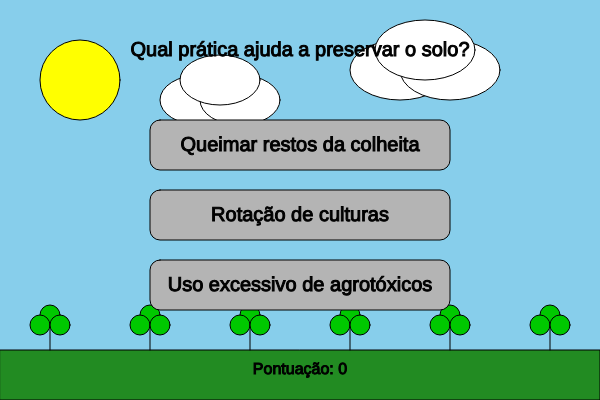
Frame 1 (no input)
Frame 60 (no input): identical to frame 1, image omitted
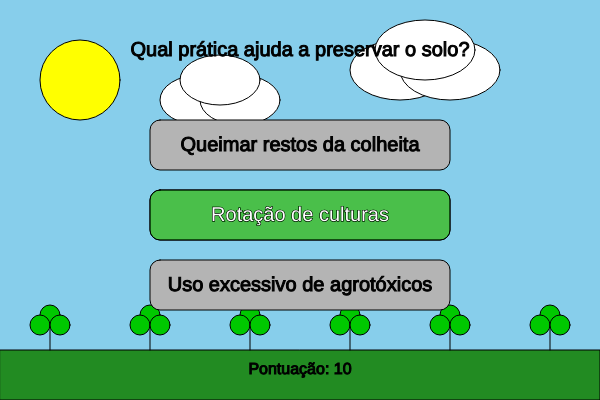
Frame 120 (the mouse pressed at the canvas centre since frame 60)

The p5.js sketch that drew these frames (run headless with seeded random() and noise() and a simulated clock; from frame 60 on, the mouse is pressed at the canvas centre):

// p5.js sketch
// ── sketch.js
let perguntas = [
  {
    questao: "Qual prática ajuda a preservar o solo?",
    opcoes: ["Queimar restos da colheita", "Rotação de culturas", "Uso excessivo de agrotóxicos"],
    resposta: 1
  },
  {
    questao: "Qual fonte de energia é renovável?",
    opcoes: ["Carvão mineral", "Energia solar", "Petróleo"],
    resposta: 1
  },
  {
    questao: "O que significa sustentabilidade no agro?",
    opcoes: ["Produzir sem pensar no futuro", "Equilibrar produção e meio ambiente", "Usar mais agrotóxicos"],
    resposta: 1
  },
  {
    questao: "Qual prática reduz o consumo de água na agricultura?",
    opcoes: ["Irrigação por gotejamento", "Inundar o campo", "Usar água sem controle"],
    resposta: 0
  },
  {
    questao: "Qual destes contribui para a biodiversidade?",
    opcoes: ["Monocultura intensiva", "Agrofloresta", "Uso indiscriminado de pesticidas"],
    resposta: 1
  },
  {
    questao: "Qual é um exemplo de energia limpa usada no campo?",
    opcoes: ["Energia eólica", "Diesel", "Carvão"],
    resposta: 0
  },
  {
    questao: "O que ajuda a reduzir a emissão de gases do efeito estufa?",
    opcoes: ["Plantio de árvores", "Queimadas", "Uso excessivo de fertilizantes químicos"],
    resposta: 0
  }
];

let perguntaAtual = 0;
let score = 0;
let terminou = false;
let feedback = null;
let feedbackTimer = 0;

function setup() {
  createCanvas(600, 400);
  textAlign(CENTER, CENTER);
  textSize(18);
}

function draw() {
  desenharFundo();

  if (terminou) {
    fill(0);
    textSize(24);
    text("Fim do Quiz!", width/2, height/2 - 40);
    text("Pontuação final: " + score, width/2, height/2);
    return;
  }

  let p = perguntas[perguntaAtual];
  textSize(20);
  fill(0);
  text(p.questao, width/2, 50);

  for (let i = 0; i < p.opcoes.length; i++) {
    let x = width/2 - 150;
    let y = 120 + i*70;
    let w = 300;
    let h = 50;

    fill(180);
    rect(x, y, w, h, 10);
    fill(0);
    text(p.opcoes[i], width/2, y + 25);

    if (feedback !== null && feedback.index === i) {
      if (feedback.correto) {
        fill(0, 200, 0, 150); // verde
      } else {
        fill(200, 0, 0, 150); // vermelho
      }
      rect(x, y, w, h, 10);
      fill(255);
      text(p.opcoes[i], width/2, y + 25);
    }
  }

  textSize(16);
  fill(0);
  text("Pontuação: " + score, width/2, height - 30);

  if (feedback !== null && millis() - feedbackTimer > 1000) {
    perguntaAtual++;
    feedback = null;
    if (perguntaAtual >= perguntas.length) {
      terminou = true;
    }
  }
}

function mousePressed() {
  if (terminou || feedback !== null) return;

  let p = perguntas[perguntaAtual];
  for (let i = 0; i < p.opcoes.length; i++) {
    let x = width/2 - 150;
    let y = 120 + i*70;
    let w = 300;
    let h = 50;
    if (mouseX > x && mouseX < x+w && mouseY > y && mouseY < y+h) {
      let correto = (i === p.resposta);
      if (correto) score += 10;
      feedback = {index: i, correto: correto};
      feedbackTimer = millis();
    }
  }
}

function desenharFundo() {
  background(135, 206, 235); // céu azul

  // Sol
  fill(255, 255, 0);
  ellipse(80, 80, 80, 80);

  // Nuvens
  fill(255);
  ellipse(200, 100, 80, 50);
  ellipse(240, 100, 80, 50);
  ellipse(220, 80, 80, 50);

  ellipse(400, 70, 100, 60);
  ellipse(450, 70, 100, 60);
  ellipse(425, 50, 100, 60);

  // Grama
  fill(34, 139, 34);
  rect(0, height-50, width, 50);

  // Plantas simples
  for (let i = 50; i < width; i += 100) {
    stroke(0);
    line(i, height-50, i, height-80);
    fill(0, 200, 0);
    ellipse(i, height-85, 20, 20);
    ellipse(i-10, height-75, 20, 20);
    ellipse(i+10, height-75, 20, 20);
  }
}
